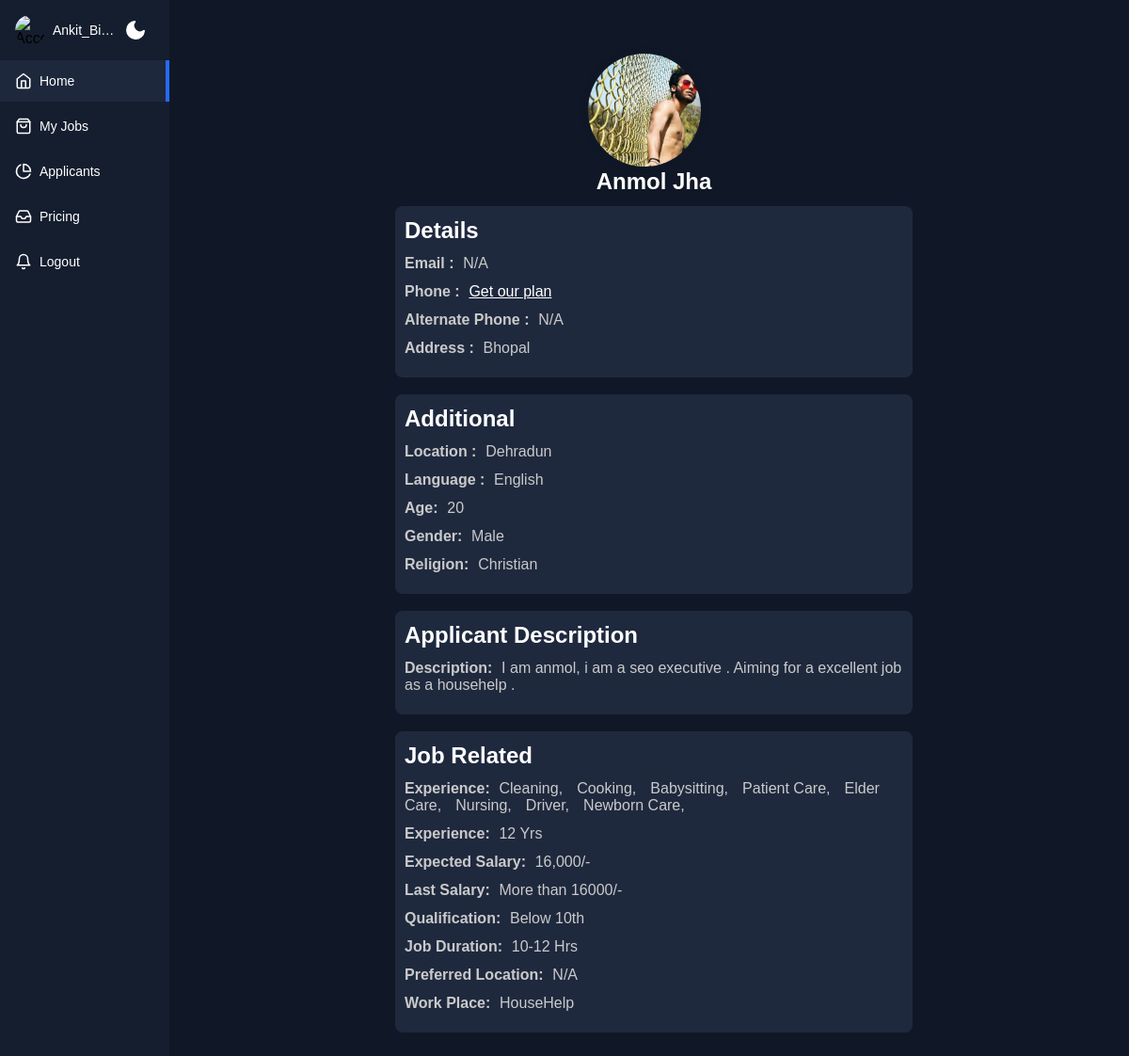
Screenshot of /recruiter-page/applicant-view/4 (signed in) with the database file from the repository.
### applicant/models.py (models this page shows, shortened)
class Applicants(models.Model):
    applicant_id = models.AutoField(primary_key=True, unique=True)
    language = models.CharField(max_length = 10 )
    photo= models.ImageField(upload_to='user_photo', null= True, blank = True)
    full_name = models.CharField(max_length = 60)
    resume = models.FileField(upload_to='resumes/', null=True, blank=True)
    location = models.CharField(max_length = 60)
    job = models.ManyToManyField(Work)
    experience= models.IntegerField(default = 0)
    description =  models.TextField(max_length = 200,null= True, blank = True)
    age = models.CharField(max_length = 5)
    expected_salary = models.CharField(max_length=50, null= True, blank = True)
    gender = models.CharField(max_length=10)
    phone_number = models.CharField(max_length=20,default = False)
    phone_number2 = models.CharField(max_length=20, null= True, blank = True)
    qualification = models.CharField(max_length = 50,default = False)
    last_salary = models.CharField(max_length = 20, null= True, blank = True )
    address = models.CharField(max_length = 150, null= True, blank = True )
    document = models.CharField(max_length = 50, null= True, blank = True  )
    job_duration = models.CharField(max_length = 30,default = False)
    religion = models.CharField(max_length = 10,default = False)
    preffered_location = models.CharField(max_length = 50,default = False)
    work_place = models.ForeignKey(Work_Category, on_delete = models.CASCADE,default = False)

class Work(models.Model):
    Work_id = models.AutoField(primary_key=True)
    work = models.CharField(max_length = 50)
    work_category = models.ManyToManyField(Work_Category)

class Work_Category(models.Model):
    category_id = models.AutoField(primary_key=True)
    category = models.CharField(max_length = 50)
    def __str__(self) -> str:
        return self.category

### recruiter/views.py (the view)
# urls.py: path('applicant-view/<int:id>', views.applicant_view, name='applicant_view'),
@login_required
def applicant_view(request, id):
    try:
        applicant  = Applicants.objects.get(applicant_id = id)
        return render(request,'view_applicant.html' ,{'applicant': applicant})
    except Exception as e:
        message = "Recruiter not found."
        return HttpResponse(f"Error occurred: {e}")

### templates/view_applicant.html (shortened to what this page needs)
{% extends 'recruiter_base.html'%}
{% load static %}
{% block content %}
<link rel="stylesheet" href="{% static 'view_applicant.css' %}">
    <div class="app-content">
    <div class="user-detail-container">
        <div class="user-detail">
            <div class="user-info">
                <div class="user-avatar">
                    <img src="{{applicant.photo.url}}" alt="User Avatar">
                    <h1 class="app-content-headerText">{{ applicant.full_name }}</h1>
                </div>
                <div class="details">
                    <h1 class="app-content-headerText">Details</h1>
                <p class="user_detail"> <strong> Email :</strong>  <span class="detail_applicant">{{ applicant.email|default:"N/A" }}</span> </p>
                <p class="user_detail"> <strong> Phone : </strong> <span class="detail_applicant"><a style="color:white;" href="{% url 'pricing' %}">Get our plan</a></span> </p>
                <p class="user_detail"> <strong>Alternate Phone :</strong> <span class="detail_applicant">{{ applicant.phone_number2|default:"N/A" }}</span> </p>
                <p class="user_detail"> <strong> Address :</strong><span class="detail_applicant"> {{ applicant.address|default:"N/A" }}</span> </p>
            </div>
                <br>
                <div class="details">
                    <h1 class="app-content-headerText">Additional</h1>
                <p class="user_detail"> <strong>Location :</strong><span class="detail_applicant"> {{ applicant.location|default:"N/A" }}</span> </p>
                <p class="user_detail"> <strong>Language :</strong> <span class="detail_applicant">{{ applicant.language|default:"N/A" }}</span> </p>
                <p class="user_detail"> <strong> Age:</strong><span class="detail_applicant"> {{ applicant.age|default:"N/A" }}</span> </p>
                <p class="user_detail"> <strong> Gender:</strong> <span class="detail_applicant">{{ applicant.gender|default:"N/A" }}</span> </p>
                <p class="user_detail"> <strong>Religion:  </strong><span class="detail_applicant">{{ applicant.religion|default:"N/A" }}</span> </p>
                </div>
                <br>
                <div class="details">
                <h1 class="app-content-headerText">Applicant Description</h1>
                <p class="user_detail"> <strong> Description:</strong> <span class="detail_applicant">{{ applicant.description|default:"N/A" }}</span> </p>
                </div>
                <br>
                <div class="details">
                <h1 class="app-content-headerText">Job Related</h1>
                <p class="user_detail"> <strong> Experience:</strong>
                    {% for work in applicant.job.all %}
                    <span class="detail_applicant">{{ work.work}},</span>
                    {% endfor %}
                </p>
                <p class="user_detail"> <strong> Experience:</strong> <span class="detail_applicant">{{ applicant.experience|default:"N/A" }} Yrs</span> </p>
                <p class="user_detail"> <strong> Expected Salary:</strong> <span class="detail_applicant">{{ applicant.expected_salary|default:"N/A" }}</span> </p>
                <p class="user_detail"> <strong> Last Salary:</strong> <span class="detail_applicant">{{ applicant.last_salary|default:"N/A" }}</span> </p>
                <p class="user_detail"> <strong> Qualification: </strong><span class="detail_applicant">{{ applicant.qualification|default:"N/A" }}</span> </p>
                <p class="user_detail"> <strong>Job Duration:  </strong><span class="detail_applicant">{{ applicant.job_duration|default:"N/A" }}</span> </p>
                <p class="user_detail"> <strong>Preferred Location: </strong><span class="detail_applicant"> {{ applicant.preferred_location|default:"N/A" }}</span> </p>
                <p class="user_detail"> <strong> Work Place: </strong><span class="detail_applicant">{{ applicant.work_place|default:"N/A" }}</span> </p>
                </div>
            </div>
        </div>
    </div>
</div>
{% endblock %}

### templates/recruiter_base.html (shortened to what this page needs)
{% load static %}
<!DOCTYPE html>
<html lang="en">
<head>
    <link rel="stylesheet" href="{% static 'recruiter_base.css' %}">
</head>
<body>
    <div class="app-container">
        <div class="sidebar">
            <div class="account-info">
                <div class="account-info-picture">
                  <img src="https://images.unsplash.com/photo-1527736947477-2790e28f3443?ixid=MnwxMjA3fDB8MHxzZWFyY2h8MTE2fHx3b21hbnxlbnwwfHwwfHw%3D&ixlib=rb-1.2.1&auto=format&fit=crop&w=900&q=60" alt="Account">
                </div>
                <div class="account-info-name">{{request.user}}</div>
                <button class="mode-switch" title="Switch Theme">
                    <svg class="moon" fill="none" stroke="currentColor" stroke-linecap="round" stroke-linejoin="round" stroke-width="2" width="24" height="24" viewBox="0 0 24 24">
                      <defs></defs>
                      <path d="M21 12.79A9 9 0 1111.21 3 7 7 0 0021 12.79z"></path>
                    </svg>
                  </button>
              </div>
          <ul class="sidebar-list">
            <li class="sidebar-list-item active">
              <a href="{% url 'recruiter_home' %}" class="sidebar-link">
                <svg xmlns="http://www.w3.org/2000/svg" width="18" height="18" viewBox="0 0 24 24" fill="none" stroke="currentColor" stroke-width="2" stroke-linecap="round" stroke-linejoin="round" class="feather feather-home"><path d="M3 9l9-7 9 7v11a2 2 0 0 1-2 2H5a2 2 0 0 1-2-2z"/><polyline points="9 22 9 12 15 12 15 22"/></svg>
                <span>Home</span>
              </a>
            </li>
            <li class="sidebar-list-item ">
              <a href="{% url 'all_jobs' %}" class="sidebar-link">
                <span>My Jobs</span>
              </a>
            </li>
            <li class="sidebar-list-item">
              <a href="{% url 'view-applicants' %}" class="sidebar-link">
                <svg xmlns="http://www.w3.org/2000/svg" width="18" height="18" viewBox="0 0 24 24" fill="none" stroke="currentColor" stroke-width="2" stroke-linecap="round" stroke-linejoin="round" class="feather feather-pie-chart"><path d="M21.21 15.89A10 10 0 1 1 8 2.83"/><path d="M22 12A10 10 0 0 0 12 2v10z"/></svg>
                <span>Applicants</span>
              </a>
            </li>
            <li class="sidebar-list-item">
              <a href="{% url 'pricing' %}" class="sidebar-link">
                <span>Pricing</span>
              </a>
            </li>
            <li class="sidebar-list-item">
              <a href="{% url 'log_off' %}" class="sidebar-link">
                <svg xmlns="http://www.w3.org/2000/svg" width="18" height="18" viewBox="0 0 24 24" fill="none" stroke="currentColor" stroke-width="2" stroke-linecap="round" stroke-linejoin="round" class="feather feather-bell"><path d="M18 8A6 6 0 0 0 6 8c0 7-3 9-3 9h18s-3-2-3-9"/><path d="M13.73 21a2 2 0 0 1-3.46 0"/></svg>
                <span>Logout </span>
              </a>
            </li>
          </ul>
        </div>
        {% block content %}
        {% endblock  %}
      </div>
</body>
</html>

### static/recruiter_base.css (style rules this page uses)
* { box-sizing: border-box; }
:root { --app-bg: #101827; --sidebar: rgba(21, 30, 47,1); --sidebar-main-color: #fff; --table-border: #1a2131; --table-header: #1a2131; --app-content-main-color: #fff; --sidebar-link: #fff; --sidebar-active-link: #1d283c; --sidebar-hover-link: #1a2539; --action-color: #2869ff; --action-color-hover: #6291fd; --app-content-secondary-color: #1d283c; --filter-reset: #2c394f; --filter-shadow: rgba(16, 24, 39, 0.8) 0px 6px 12px -2px, rgba(0, 0, 0, 0.3) 0px 3px 7px -3px; }
body, html { margin: 0; padding: 0; height: 100%; width: 100%; }
body { font-family: "Poppins", sans-serif; background-color: var(--app-bg); -webkit-font-smoothing: antialiased; -moz-osx-font-smoothing: grayscale; }
.app-container { border-radius: 4px; width: 100%; height: 100%; max-height: 100%; max-width: 1280px; display: flex; max-width: 2000px; margin: 0 auto; }
.sidebar { position: fixed; flex-basis: 200px; max-width: 180px; flex-shrink: 0; top: 0; left: 0; bottom: 0; background-color: var(--sidebar); display: flex; flex-direction: column; }
.sidebar-list { list-style-type: none; padding: 0; }
.sidebar-list-item { position: relative; margin-bottom: 4px; }
.sidebar-list-item a { display: flex; align-items: center; width: 100%; padding: 10px 16px; color: var(--sidebar-link); text-decoration: none; font-size: 14px; line-height: 24px; }
.sidebar-list-item svg { margin-right: 8px; }
.sidebar-list-item.active { background-color: var(--sidebar-active-link); }
.sidebar-list-item.active:before { content: ""; position: absolute; right: 0; background-color: var(--action-color); height: 100%; width: 4px; }
.mode-switch { background-color: transparent; border: none; padding: 0; color: var(--app-content-main-color); display: flex; justify-content: center; align-items: center; margin-left: auto; margin-right: 8px; cursor: pointer; }
.mode-switch .moon { fill: var(--app-content-main-color); }
.account-info { display: flex; align-items: center; padding: 16px; }
.account-info-picture { width: 32px; height: 32px; border-radius: 50%; overflow: hidden; flex-shrink: 0; }
.account-info-picture img { width: 100%; height: 100%; -o-object-fit: cover; object-fit: cover; }
.account-info-name { font-size: 14px; color: var(--sidebar-main-color); margin: 0 8px; overflow: hidden; max-width: 100%; text-overflow: ellipsis; white-space: nowrap; }
.app-content { margin-left: 195px; margin-top: 1%; width: calc(100% - 200px); height: 100%; display: flex; flex-direction: column; }
.app-content-headerText { color: var(--app-content-main-color); font-size: 24px; line-height: 32px; margin: 0; }

### static/view_applicant.css (style rules this page uses)
* { box-sizing: border-box; margin: 0; padding: 0; }
body { font-family: Arial, sans-serif; }
.user-detail-container { width: 60%; margin: 20px auto; padding: 25px; background-color: transparent; border-radius: 8px; }
.user-detail { display: flex; align-items: center; }
.user-avatar { display: flex; flex-direction: column; align-items: center; }
.user-avatar img { width: 120px; height: 120px; border-radius: 50%; object-fit: cover; margin-right: 20px; box-shadow: 0 0 10px rgba(0, 0, 0, 0.1); }
.user-info { flex: 1; }
.user-info h1 { font-size: 24px; margin-bottom: 10px; }
.user-info p { font-size: 16px; color:rgb(202, 202, 202); margin-bottom: 12px; }
.detail_applicant { margin:1%; }
.details { background-color: #1F293E; padding: 10px; border-radius: 8px; }

### rows the page displays
Applicants: photo (picture), full_name "Anmol Jha", phone_number2 "N/A", address "Bhopal", location "Dehradun", language "English", age "20", gender "Male", religion "Christian", description "I am anmol, i am a seo executive . Aiming for a excellent job as a househelp .", experience "12", expected_salary "16,000/-", last_salary "More than 16000/-", qualification "Below 10th", job_duration "10-12 Hrs", work_place "HouseHelp"
Work: work "Cleaning"
Work: work "Cooking"
Work: work "Babysitting"
Work: work "Patient Care"
Work: work "Elder Care"
Work: work "Nursing"
Work: work "Driver"
Work: work "Newborn Care"

### other values shown
{{ request.user }} "Ankit_Bi…"
{{ applicant.email|default:"N/A" }} "N/A"
{{ applicant.preferred_location|default:"N/A" }} "N/A"
